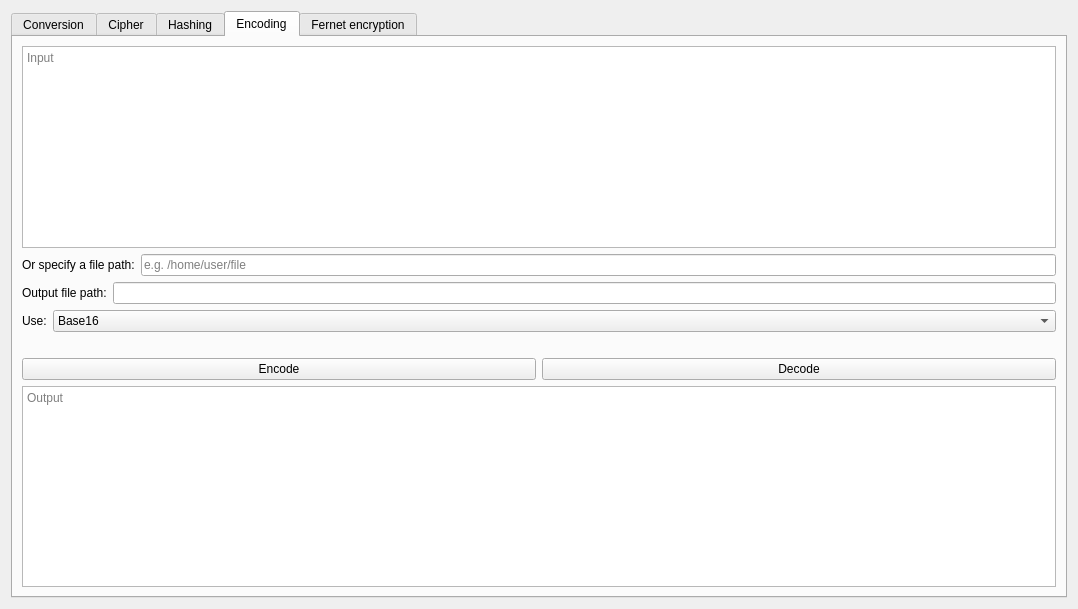
<?xml version="1.0" encoding="UTF-8"?>
<ui version="4.0">
 <class>Dialog</class>
 <widget class="QDialog" name="Dialog">
  <property name="geometry">
   <rect>
    <x>0</x>
    <y>0</y>
    <width>1078</width>
    <height>609</height>
   </rect>
  </property>
  <property name="windowTitle">
   <string>Simple Python App</string>
  </property>
  <layout class="QVBoxLayout" name="verticalLayout_5">
   <item>
    <widget class="QTabWidget" name="tabWidget">
     <property name="focusPolicy">
      <enum>Qt::ClickFocus</enum>
     </property>
     <property name="currentIndex">
      <number>3</number>
     </property>
     <widget class="QWidget" name="convertTab">
      <attribute name="title">
       <string>Conversion</string>
      </attribute>
      <layout class="QFormLayout" name="formLayout">
       <item row="0" column="0" colspan="2">
        <widget class="QPlainTextEdit" name="convertInputField">
         <property name="placeholderText">
          <string>Input</string>
         </property>
        </widget>
       </item>
       <item row="1" column="0">
        <widget class="QLabel" name="label_14">
         <property name="layoutDirection">
          <enum>Qt::RightToLeft</enum>
         </property>
         <property name="text">
          <string>Convert from:</string>
         </property>
        </widget>
       </item>
       <item row="1" column="1">
        <widget class="QLabel" name="label">
         <property name="layoutDirection">
          <enum>Qt::RightToLeft</enum>
         </property>
         <property name="text">
          <string>Convert to:</string>
         </property>
         <property name="alignment">
          <set>Qt::AlignRight|Qt::AlignTrailing|Qt::AlignVCenter</set>
         </property>
        </widget>
       </item>
       <item row="2" column="0" colspan="2">
        <layout class="QGridLayout" name="gridLayout_8">
         <item row="0" column="0">
          <widget class="QComboBox" name="convertInputList">
           <item>
            <property name="text">
             <string>Ascii characters</string>
            </property>
           </item>
           <item>
            <property name="text">
             <string>Binary</string>
            </property>
           </item>
           <item>
            <property name="text">
             <string>Octal</string>
            </property>
           </item>
           <item>
            <property name="text">
             <string>Decimal</string>
            </property>
           </item>
           <item>
            <property name="text">
             <string>Hexadecimal</string>
            </property>
           </item>
          </widget>
         </item>
         <item row="0" column="1">
          <widget class="QComboBox" name="convertOutputList">
           <property name="layoutDirection">
            <enum>Qt::RightToLeft</enum>
           </property>
           <item>
            <property name="text">
             <string>Ascii characters</string>
            </property>
           </item>
           <item>
            <property name="text">
             <string>Binary</string>
            </property>
           </item>
           <item>
            <property name="text">
             <string>Octal</string>
            </property>
           </item>
           <item>
            <property name="text">
             <string>Decimal</string>
            </property>
           </item>
           <item>
            <property name="text">
             <string>Hexadecimal</string>
            </property>
           </item>
          </widget>
         </item>
        </layout>
       </item>
       <item row="4" column="0" colspan="2">
        <widget class="QPushButton" name="convertButton">
         <property name="focusPolicy">
          <enum>Qt::NoFocus</enum>
         </property>
         <property name="text">
          <string>Convert</string>
         </property>
        </widget>
       </item>
       <item row="5" column="0" colspan="2">
        <widget class="QPlainTextEdit" name="convertOutputField">
         <property name="readOnly">
          <bool>true</bool>
         </property>
         <property name="overwriteMode">
          <bool>true</bool>
         </property>
         <property name="placeholderText">
          <string>Output</string>
         </property>
        </widget>
       </item>
       <item row="3" column="0" colspan="2">
        <widget class="QLabel" name="conversionErrorsLabel">
         <property name="enabled">
          <bool>false</bool>
         </property>
         <property name="autoFillBackground">
          <bool>false</bool>
         </property>
         <property name="inputMethodHints">
          <set>Qt::ImhNone</set>
         </property>
         <property name="text">
          <string/>
         </property>
         <property name="textInteractionFlags">
          <set>Qt::TextSelectableByMouse</set>
         </property>
        </widget>
       </item>
      </layout>
     </widget>
     <widget class="QWidget" name="cipherTab">
      <attribute name="title">
       <string>Cipher</string>
      </attribute>
      <layout class="QVBoxLayout" name="verticalLayout_3">
       <item>
        <widget class="QPlainTextEdit" name="cipherInputField">
         <property name="placeholderText">
          <string>Input</string>
         </property>
        </widget>
       </item>
       <item>
        <layout class="QGridLayout" name="gridLayout_7">
         <item row="0" column="0">
          <widget class="QLabel" name="label_2">
           <property name="text">
            <string>Use:</string>
           </property>
          </widget>
         </item>
         <item row="0" column="1">
          <widget class="QComboBox" name="cipherList">
           <property name="sizePolicy">
            <sizepolicy hsizetype="Expanding" vsizetype="Fixed">
             <horstretch>0</horstretch>
             <verstretch>0</verstretch>
            </sizepolicy>
           </property>
           <item>
            <property name="text">
             <string>ROT13</string>
            </property>
           </item>
           <item>
            <property name="text">
             <string>ROT47</string>
            </property>
           </item>
           <item>
            <property name="text">
             <string>Caesar Cipher</string>
            </property>
           </item>
           <item>
            <property name="text">
             <string>Morse Code</string>
            </property>
           </item>
           <item>
            <property name="text">
             <string>Bacon Cipher</string>
            </property>
           </item>
           <item>
            <property name="text">
             <string>My Own Cipher</string>
            </property>
           </item>
          </widget>
         </item>
        </layout>
       </item>
       <item>
        <layout class="QGridLayout" name="gridLayout_9">
         <item row="0" column="0">
          <widget class="QLabel" name="label_12">
           <property name="text">
            <string>Key:</string>
           </property>
          </widget>
         </item>
         <item row="0" column="1">
          <widget class="QLineEdit" name="cipherKeyField">
           <property name="dragEnabled">
            <bool>false</bool>
           </property>
           <property name="placeholderText">
            <string>Only when needed</string>
           </property>
          </widget>
         </item>
        </layout>
       </item>
       <item>
        <widget class="QLabel" name="cipherErrorsLabel">
         <property name="text">
          <string/>
         </property>
         <property name="wordWrap">
          <bool>false</bool>
         </property>
         <property name="textInteractionFlags">
          <set>Qt::TextSelectableByMouse</set>
         </property>
        </widget>
       </item>
       <item>
        <layout class="QGridLayout" name="gridLayout_10">
         <item row="0" column="0">
          <widget class="QPushButton" name="cipherButton">
           <property name="focusPolicy">
            <enum>Qt::NoFocus</enum>
           </property>
           <property name="text">
            <string>Cipher</string>
           </property>
          </widget>
         </item>
         <item row="0" column="1">
          <widget class="QPushButton" name="decipherButton">
           <property name="focusPolicy">
            <enum>Qt::NoFocus</enum>
           </property>
           <property name="text">
            <string>Decipher</string>
           </property>
          </widget>
         </item>
        </layout>
       </item>
       <item>
        <widget class="QPlainTextEdit" name="cipherOutputField">
         <property name="readOnly">
          <bool>true</bool>
         </property>
         <property name="overwriteMode">
          <bool>true</bool>
         </property>
         <property name="centerOnScroll">
          <bool>false</bool>
         </property>
         <property name="placeholderText">
          <string>Output</string>
         </property>
        </widget>
       </item>
      </layout>
     </widget>
     <widget class="QWidget" name="hashTab">
      <attribute name="title">
       <string>Hashing</string>
      </attribute>
      <layout class="QVBoxLayout" name="verticalLayout_4">
       <item>
        <widget class="QPlainTextEdit" name="hashInputField">
         <property name="placeholderText">
          <string>Input</string>
         </property>
        </widget>
       </item>
       <item>
        <layout class="QGridLayout" name="gridLayout_11">
         <item row="0" column="0">
          <widget class="QLabel" name="hashFileLabel">
           <property name="text">
            <string>Or specify a file path:</string>
           </property>
          </widget>
         </item>
         <item row="0" column="1">
          <widget class="QLineEdit" name="hashFilePath">
           <property name="dragEnabled">
            <bool>true</bool>
           </property>
           <property name="placeholderText">
            <string>e.g. /home/user/file</string>
           </property>
           <property name="clearButtonEnabled">
            <bool>true</bool>
           </property>
          </widget>
         </item>
        </layout>
       </item>
       <item>
        <layout class="QGridLayout" name="gridLayout_12">
         <item row="0" column="0">
          <widget class="QLabel" name="label_4">
           <property name="text">
            <string>Use:</string>
           </property>
          </widget>
         </item>
         <item row="0" column="1">
          <widget class="QComboBox" name="hashList">
           <property name="sizePolicy">
            <sizepolicy hsizetype="Expanding" vsizetype="Fixed">
             <horstretch>0</horstretch>
             <verstretch>0</verstretch>
            </sizepolicy>
           </property>
           <item>
            <property name="text">
             <string>MD5</string>
            </property>
           </item>
           <item>
            <property name="text">
             <string>SHA-2-256</string>
            </property>
           </item>
           <item>
            <property name="text">
             <string>SHA-2-384</string>
            </property>
           </item>
           <item>
            <property name="text">
             <string>SHA-2-512</string>
            </property>
           </item>
           <item>
            <property name="text">
             <string>SHA-3-256</string>
            </property>
           </item>
           <item>
            <property name="text">
             <string>SHA-3-384</string>
            </property>
           </item>
           <item>
            <property name="text">
             <string>SHA-3-512</string>
            </property>
           </item>
           <item>
            <property name="text">
             <string>BLAKE2s</string>
            </property>
           </item>
           <item>
            <property name="text">
             <string>BLAKE2b</string>
            </property>
           </item>
           <item>
            <property name="text">
             <string/>
            </property>
           </item>
          </widget>
         </item>
        </layout>
       </item>
       <item>
        <widget class="QLabel" name="hashingErrorsLabel">
         <property name="text">
          <string/>
         </property>
        </widget>
       </item>
       <item>
        <widget class="QPushButton" name="hashButton">
         <property name="focusPolicy">
          <enum>Qt::NoFocus</enum>
         </property>
         <property name="text">
          <string>Hash</string>
         </property>
        </widget>
       </item>
       <item>
        <widget class="QPlainTextEdit" name="hashOutputField">
         <property name="readOnly">
          <bool>true</bool>
         </property>
         <property name="overwriteMode">
          <bool>true</bool>
         </property>
         <property name="placeholderText">
          <string>Output</string>
         </property>
        </widget>
       </item>
      </layout>
     </widget>
     <widget class="QWidget" name="encodeTab">
      <attribute name="title">
       <string>Encoding</string>
      </attribute>
      <layout class="QVBoxLayout" name="verticalLayout_2">
       <item>
        <widget class="QPlainTextEdit" name="encodeInputField">
         <property name="placeholderText">
          <string>Input</string>
         </property>
        </widget>
       </item>
       <item>
        <layout class="QGridLayout" name="gridLayout_14">
         <item row="0" column="0">
          <widget class="QLabel" name="encodeFileLabel">
           <property name="text">
            <string>Or specify a file path:</string>
           </property>
          </widget>
         </item>
         <item row="0" column="1">
          <widget class="QLineEdit" name="encodeFilePath">
           <property name="dragEnabled">
            <bool>true</bool>
           </property>
           <property name="placeholderText">
            <string>e.g. /home/user/file</string>
           </property>
           <property name="clearButtonEnabled">
            <bool>true</bool>
           </property>
          </widget>
         </item>
        </layout>
       </item>
       <item>
        <layout class="QGridLayout" name="gridLayout_16">
         <item row="0" column="0">
          <widget class="QLabel" name="label_11">
           <property name="text">
            <string>Output file path:</string>
           </property>
          </widget>
         </item>
         <item row="0" column="1">
          <widget class="QLineEdit" name="encodeOutputLineEdit"/>
         </item>
        </layout>
       </item>
       <item>
        <layout class="QGridLayout" name="gridLayout_15">
         <item row="0" column="0">
          <widget class="QLabel" name="label_5">
           <property name="text">
            <string>Use:</string>
           </property>
          </widget>
         </item>
         <item row="0" column="1">
          <widget class="QComboBox" name="encodeList">
           <property name="sizePolicy">
            <sizepolicy hsizetype="Expanding" vsizetype="Fixed">
             <horstretch>0</horstretch>
             <verstretch>0</verstretch>
            </sizepolicy>
           </property>
           <item>
            <property name="text">
             <string>Base16</string>
            </property>
           </item>
           <item>
            <property name="text">
             <string>Base32</string>
            </property>
           </item>
           <item>
            <property name="text">
             <string>Base64</string>
            </property>
           </item>
           <item>
            <property name="text">
             <string>Ascii85</string>
            </property>
           </item>
           <item>
            <property name="text">
             <string>URL encoding</string>
            </property>
           </item>
           <item>
            <property name="text">
             <string>HTML to text</string>
            </property>
           </item>
          </widget>
         </item>
        </layout>
       </item>
       <item>
        <widget class="QLabel" name="encodingErrorsLabel">
         <property name="text">
          <string/>
         </property>
        </widget>
       </item>
       <item>
        <layout class="QGridLayout" name="gridLayout_6">
         <item row="0" column="0">
          <widget class="QPushButton" name="encodeButton">
           <property name="focusPolicy">
            <enum>Qt::NoFocus</enum>
           </property>
           <property name="text">
            <string>Encode</string>
           </property>
          </widget>
         </item>
         <item row="0" column="1">
          <widget class="QPushButton" name="decodeButton">
           <property name="focusPolicy">
            <enum>Qt::NoFocus</enum>
           </property>
           <property name="text">
            <string>Decode</string>
           </property>
          </widget>
         </item>
        </layout>
       </item>
       <item>
        <widget class="QPlainTextEdit" name="encodeOutputField">
         <property name="readOnly">
          <bool>true</bool>
         </property>
         <property name="overwriteMode">
          <bool>true</bool>
         </property>
         <property name="placeholderText">
          <string>Output </string>
         </property>
        </widget>
       </item>
      </layout>
     </widget>
     <widget class="QWidget" name="fernetEncryptionTab">
      <attribute name="title">
       <string>Fernet encryption</string>
      </attribute>
      <layout class="QVBoxLayout" name="verticalLayout">
       <item>
        <layout class="QGridLayout" name="gridLayout_13">
         <item row="0" column="0">
          <widget class="QLabel" name="label_3">
           <property name="text">
            <string/>
           </property>
          </widget>
         </item>
         <item row="0" column="1">
          <widget class="QCheckBox" name="encryptCheckBox">
           <property name="enabled">
            <bool>true</bool>
           </property>
           <property name="layoutDirection">
            <enum>Qt::RightToLeft</enum>
           </property>
           <property name="text">
            <string>Encrypt</string>
           </property>
          </widget>
         </item>
         <item row="0" column="2">
          <widget class="QCheckBox" name="decryptCheckBox">
           <property name="sizePolicy">
            <sizepolicy hsizetype="Minimum" vsizetype="Fixed">
             <horstretch>0</horstretch>
             <verstretch>0</verstretch>
            </sizepolicy>
           </property>
           <property name="layoutDirection">
            <enum>Qt::LeftToRight</enum>
           </property>
           <property name="text">
            <string>Decrypt</string>
           </property>
          </widget>
         </item>
         <item row="0" column="3">
          <widget class="QLabel" name="label_6">
           <property name="text">
            <string/>
           </property>
          </widget>
         </item>
        </layout>
       </item>
       <item>
        <widget class="QGroupBox" name="fernetencryptGroupBox">
         <property name="enabled">
          <bool>false</bool>
         </property>
         <property name="inputMethodHints">
          <set>Qt::ImhHiddenText</set>
         </property>
         <property name="title">
          <string>Encrypt</string>
         </property>
         <layout class="QVBoxLayout" name="verticalLayout_6">
          <item>
           <layout class="QGridLayout" name="gridLayout">
            <item row="0" column="0">
             <widget class="QLineEdit" name="fernetshowKeyField">
              <property name="readOnly">
               <bool>true</bool>
              </property>
              <property name="clearButtonEnabled">
               <bool>true</bool>
              </property>
             </widget>
            </item>
            <item row="0" column="1">
             <widget class="QPushButton" name="fernetgenerateKeyButton">
              <property name="focusPolicy">
               <enum>Qt::NoFocus</enum>
              </property>
              <property name="text">
               <string>Generate random key</string>
              </property>
             </widget>
            </item>
           </layout>
          </item>
          <item>
           <layout class="QGridLayout" name="gridLayout_2">
            <item row="0" column="0">
             <widget class="QLabel" name="label_7">
              <property name="text">
               <string>Specify a file path:</string>
              </property>
             </widget>
            </item>
            <item row="0" column="1">
             <widget class="QLineEdit" name="fernetencryptFilePath">
              <property name="dragEnabled">
               <bool>true</bool>
              </property>
              <property name="placeholderText">
               <string>e.g. /home/user/file</string>
              </property>
              <property name="clearButtonEnabled">
               <bool>true</bool>
              </property>
             </widget>
            </item>
           </layout>
          </item>
          <item>
           <layout class="QGridLayout" name="gridLayout_3">
            <item row="0" column="0">
             <widget class="QLabel" name="label_8">
              <property name="text">
               <string>Encryption key:</string>
              </property>
             </widget>
            </item>
            <item row="0" column="1">
             <widget class="QLineEdit" name="fernetencryptionKeyField">
              <property name="placeholderText">
               <string>Recommended: generate a random key </string>
              </property>
              <property name="clearButtonEnabled">
               <bool>true</bool>
              </property>
             </widget>
            </item>
           </layout>
          </item>
          <item>
           <widget class="QPushButton" name="fernetencryptButton">
            <property name="focusPolicy">
             <enum>Qt::NoFocus</enum>
            </property>
            <property name="text">
             <string>Encrypt</string>
            </property>
           </widget>
          </item>
          <item>
           <widget class="QProgressBar" name="fernetprogressBar">
            <property name="value">
             <number>0</number>
            </property>
           </widget>
          </item>
         </layout>
        </widget>
       </item>
       <item>
        <widget class="QLabel" name="encryptionErrorsLabel">
         <property name="sizePolicy">
          <sizepolicy hsizetype="Minimum" vsizetype="Minimum">
           <horstretch>0</horstretch>
           <verstretch>0</verstretch>
          </sizepolicy>
         </property>
         <property name="maximumSize">
          <size>
           <width>1038</width>
           <height>25</height>
          </size>
         </property>
         <property name="text">
          <string/>
         </property>
        </widget>
       </item>
       <item>
        <widget class="QGroupBox" name="fernetdecryptGroupBox">
         <property name="enabled">
          <bool>false</bool>
         </property>
         <property name="title">
          <string>Decrypt</string>
         </property>
         <layout class="QVBoxLayout" name="verticalLayout_9">
          <item>
           <layout class="QGridLayout" name="gridLayout_4">
            <item row="0" column="0">
             <widget class="QLabel" name="label_9">
              <property name="text">
               <string>Specify a file path:</string>
              </property>
             </widget>
            </item>
            <item row="0" column="1">
             <widget class="QLineEdit" name="fernetdecryptFilePath">
              <property name="text">
               <string/>
              </property>
              <property name="dragEnabled">
               <bool>true</bool>
              </property>
              <property name="placeholderText">
               <string>e.g. /home/user/file</string>
              </property>
              <property name="clearButtonEnabled">
               <bool>true</bool>
              </property>
             </widget>
            </item>
           </layout>
          </item>
          <item>
           <layout class="QGridLayout" name="gridLayout_5">
            <item row="0" column="0">
             <widget class="QLabel" name="label_10">
              <property name="text">
               <string>Decryption key:</string>
              </property>
             </widget>
            </item>
            <item row="0" column="1">
             <widget class="QLineEdit" name="fernetdecryptionKeyField">
              <property name="placeholderText">
               <string>Apply the key you encrypted the file with</string>
              </property>
              <property name="clearButtonEnabled">
               <bool>true</bool>
              </property>
             </widget>
            </item>
           </layout>
          </item>
          <item>
           <widget class="QPushButton" name="fernetdecryptButton">
            <property name="focusPolicy">
             <enum>Qt::NoFocus</enum>
            </property>
            <property name="text">
             <string>Decrypt</string>
            </property>
           </widget>
          </item>
          <item>
           <widget class="QProgressBar" name="fernetprogressBar_2">
            <property name="value">
             <number>0</number>
            </property>
           </widget>
          </item>
         </layout>
        </widget>
       </item>
      </layout>
     </widget>
    </widget>
   </item>
  </layout>
 </widget>
 <resources/>
 <connections/>
</ui>
